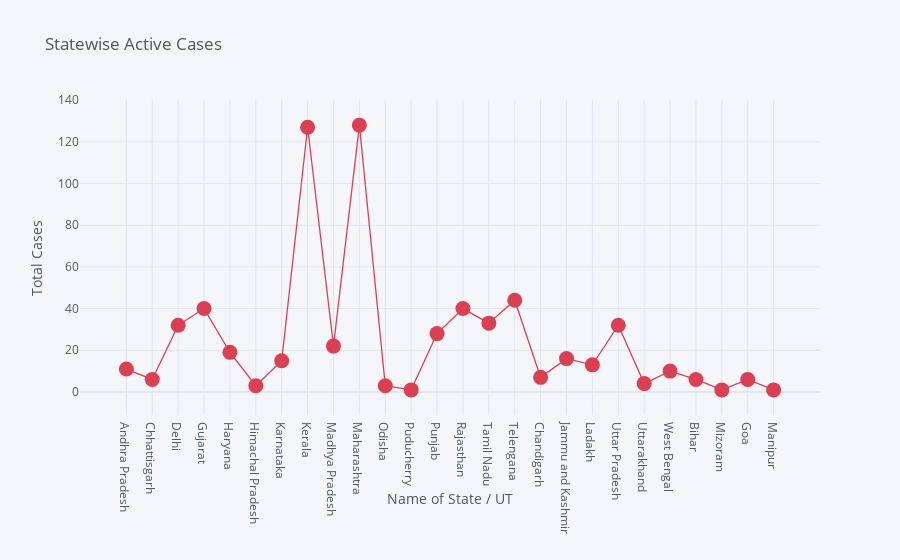

Write notebook code for a chart like this one.
### Code cell
#Scatterplot Plotly

df.iplot(kind = 'scatter', x = 'Name of State / UT', y = 'Total active cases', mode = 'markers+lines', title = "Statewise Active Cases", yTitle= "Total Cases",size = 15 ,colors = 'Red', xTitle="Name of State / UT" )

### Figure 1 — Plotly figure (JSON) as saved in the notebook; plotly's stock layout.template omitted (floating-point values rounded to 4 significant figures)
{"data": [{"line": {"color": "rgba(219, 64, 82, 1.0)", "dash": "solid", "shape": "linear", "width": 1.3}, "marker": {"size": 15, "symbol": "circle"}, "mode": "markers+lines", "name": "Total active cases", "text": "", "type": "scatter", "x": ["Andhra Pradesh", "Chhattisgarh", "Delhi", "Gujarat", "Haryana", "Himachal Pradesh", "Karnataka", "Kerala", "Madhya Pradesh", "Maharashtra", "Odisha", "Puducherry", "Punjab", "Rajasthan", "Tamil Nadu", "Telengana", "Chandigarh", "Jammu and Kashmir", "Ladakh", "Uttar Pradesh", "Uttarakhand", "West Bengal", "Bihar", "Mizoram", "Goa", "Manipur"], "y": [11, 6, 32, 40, 19, 3, 15, 127, 22, 128, 3, 1, 28, 40, 33, 44, 7, 16, 13, 32, 4, 10, 6, 1, 6, 1]}], "layout": {"legend": {"bgcolor": "#F5F6F9", "font": {"color": "#4D5663"}}, "paper_bgcolor": "#F5F6F9", "plot_bgcolor": "#F5F6F9", "title": {"font": {"color": "#4D5663"}, "text": "Statewise Active Cases"}, "xaxis": {"gridcolor": "#E1E5ED", "showgrid": true, "tickfont": {"color": "#4D5663"}, "title": {"font": {"color": "#4D5663"}, "text": "Name of State / UT"}, "zerolinecolor": "#E1E5ED"}, "yaxis": {"gridcolor": "#E1E5ED", "showgrid": true, "tickfont": {"color": "#4D5663"}, "title": {"font": {"color": "#4D5663"}, "text": "Total Cases"}, "zerolinecolor": "#E1E5ED"}}}
